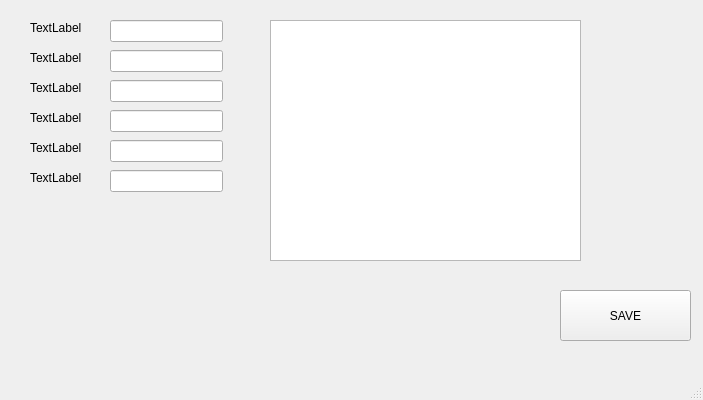
<?xml version="1.0" encoding="UTF-8"?>
<ui version="4.0">
 <class>settings</class>
 <widget class="QMainWindow" name="settings">
  <property name="geometry">
   <rect>
    <x>0</x>
    <y>0</y>
    <width>703</width>
    <height>400</height>
   </rect>
  </property>
  <property name="windowTitle">
   <string>MainWindow</string>
  </property>
  <widget class="QWidget" name="centralwidget">
   <widget class="QTextEdit" name="textEdit">
    <property name="geometry">
     <rect>
      <x>270</x>
      <y>20</y>
      <width>311</width>
      <height>241</height>
     </rect>
    </property>
   </widget>
   <widget class="QLabel" name="label_2">
    <property name="geometry">
     <rect>
      <x>30</x>
      <y>50</y>
      <width>55</width>
      <height>16</height>
     </rect>
    </property>
    <property name="text">
     <string>TextLabel</string>
    </property>
   </widget>
   <widget class="QLineEdit" name="lineEdit_3">
    <property name="geometry">
     <rect>
      <x>110</x>
      <y>170</y>
      <width>113</width>
      <height>22</height>
     </rect>
    </property>
   </widget>
   <widget class="QLineEdit" name="lineEdit_2">
    <property name="geometry">
     <rect>
      <x>110</x>
      <y>110</y>
      <width>113</width>
      <height>22</height>
     </rect>
    </property>
   </widget>
   <widget class="QLabel" name="label_3">
    <property name="geometry">
     <rect>
      <x>30</x>
      <y>110</y>
      <width>55</width>
      <height>16</height>
     </rect>
    </property>
    <property name="text">
     <string>TextLabel</string>
    </property>
   </widget>
   <widget class="QLabel" name="label">
    <property name="geometry">
     <rect>
      <x>30</x>
      <y>20</y>
      <width>55</width>
      <height>16</height>
     </rect>
    </property>
    <property name="text">
     <string>TextLabel</string>
    </property>
   </widget>
   <widget class="QLineEdit" name="lineEdit">
    <property name="geometry">
     <rect>
      <x>110</x>
      <y>80</y>
      <width>113</width>
      <height>22</height>
     </rect>
    </property>
   </widget>
   <widget class="QLineEdit" name="lineEdit_5">
    <property name="geometry">
     <rect>
      <x>110</x>
      <y>50</y>
      <width>113</width>
      <height>22</height>
     </rect>
    </property>
   </widget>
   <widget class="QPushButton" name="pushButton">
    <property name="geometry">
     <rect>
      <x>560</x>
      <y>290</y>
      <width>131</width>
      <height>51</height>
     </rect>
    </property>
    <property name="text">
     <string>SAVE</string>
    </property>
   </widget>
   <widget class="QLineEdit" name="lineEdit_4">
    <property name="geometry">
     <rect>
      <x>110</x>
      <y>140</y>
      <width>113</width>
      <height>22</height>
     </rect>
    </property>
   </widget>
   <widget class="QLabel" name="label_4">
    <property name="geometry">
     <rect>
      <x>30</x>
      <y>80</y>
      <width>55</width>
      <height>16</height>
     </rect>
    </property>
    <property name="text">
     <string>TextLabel</string>
    </property>
   </widget>
   <widget class="QLabel" name="label_6">
    <property name="geometry">
     <rect>
      <x>30</x>
      <y>140</y>
      <width>55</width>
      <height>16</height>
     </rect>
    </property>
    <property name="text">
     <string>TextLabel</string>
    </property>
   </widget>
   <widget class="QLineEdit" name="lineEdit_6">
    <property name="geometry">
     <rect>
      <x>110</x>
      <y>20</y>
      <width>113</width>
      <height>22</height>
     </rect>
    </property>
   </widget>
   <widget class="QLabel" name="label_5">
    <property name="geometry">
     <rect>
      <x>30</x>
      <y>170</y>
      <width>55</width>
      <height>16</height>
     </rect>
    </property>
    <property name="text">
     <string>TextLabel</string>
    </property>
   </widget>
  </widget>
  <widget class="QMenuBar" name="menubar">
   <property name="geometry">
    <rect>
     <x>0</x>
     <y>0</y>
     <width>703</width>
     <height>26</height>
    </rect>
   </property>
  </widget>
  <widget class="QStatusBar" name="statusbar"/>
 </widget>
 <resources/>
 <connections/>
</ui>
